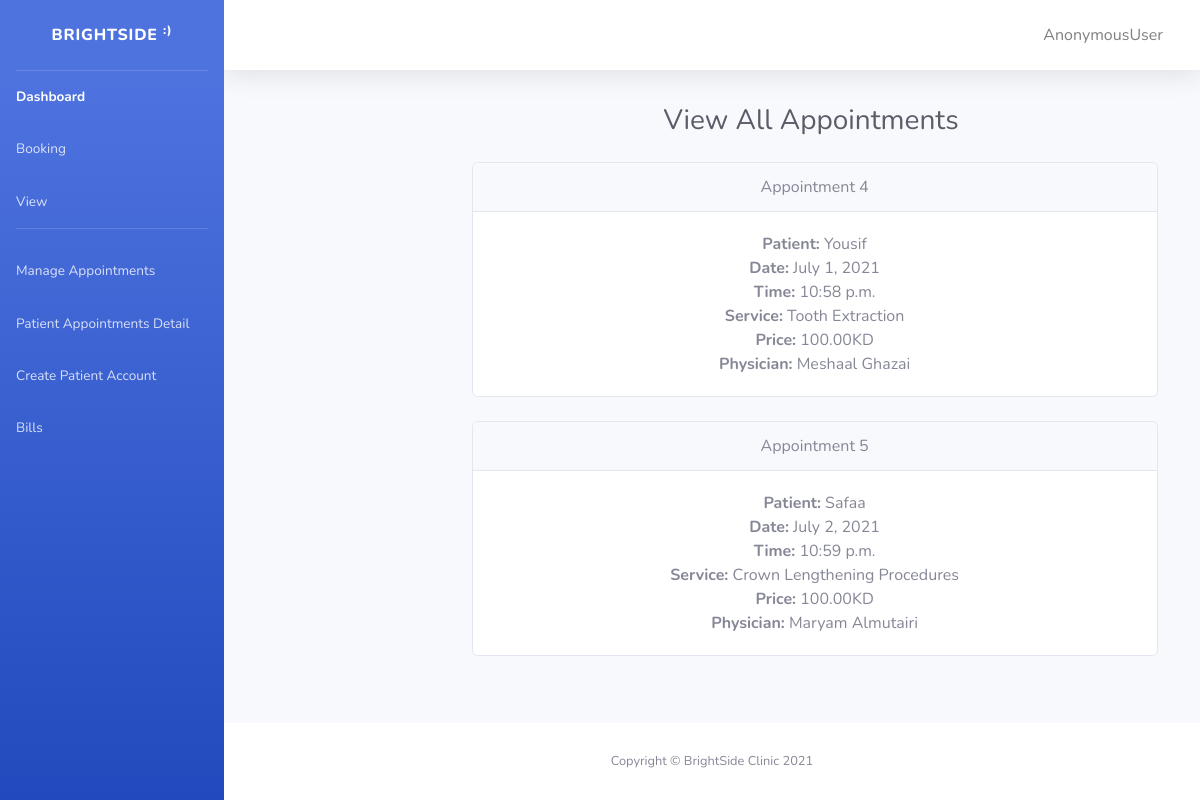
Page /brightside/all_appointments/ on the committed database.
### brightside/models.py (models this page shows)
class Appointment(models.Model):
  appointment_date = models.DateField(null=True)
  appointment_time = models.TimeField(null=True)
  patient = models.ForeignKey('Patient', on_delete=models.CASCADE)
  reseptionist = models.ForeignKey('Reseptionist', on_delete=models.SET_NULL, blank=True, null=True)
  service = models.ForeignKey('Service', on_delete=models.CASCADE)
  physician = models.ForeignKey('Physician', on_delete=models.CASCADE)

class Patient(models.Model):
    profile = models.OneToOneField(User, on_delete=models.CASCADE)
    p_first_name = models.CharField(max_length=50, verbose_name='First name')
    p_last_name =  models.CharField(max_length=50, verbose_name='Last name')
    def __str__(self):
        return self.p_first_name

class Service(models.Model):
  service_name = models.CharField(max_length=50)
  service_price = models.DecimalField(max_digits=8, decimal_places=2)
  physician = models.ForeignKey('Physician', on_delete=models.CASCADE)
  def __str__(self):
        return self.service_name

class Physician(models.Model):
  Speciality = (
        (0, 'General Dentist'),
        (1, 'Periodontist'),
        (2, 'Oral and Maxillofacial Surgeon'),
        (3, 'Nurse'),
    )
  ph_id = models.CharField(max_length=15, unique=True, verbose_name='ID')
  ph_first_name = models.CharField(max_length=50, verbose_name='First name')
  ph_last_name =  models.CharField(max_length=50, verbose_name='Last name')
  ph_speciality =  models.IntegerField(choices=Speciality, default=0, verbose_name='Speciality')
  def __str__(self):
    return f'{self.ph_first_name}  {self.ph_last_name} '

### brightside/views.py (the view)
# urls.py: path('all_appointments/', views.view_all_apt, name='all_appointments'),
def view_all_apt(request):
  data = {}
  data['all_appointments'] = Appointment.objects.filter(appointment_date__gt=datetime.now()).order_by('appointment_date')
  return render(request, 'all_appointments.html', context = data)

### brightside/templates/all_appointments.html (shortened to what this page needs)
{% load static %}
<!DOCTYPE html>
<html lang="en">
<head>
    <link rel="stylesheet" type="text/css" href="{% static '/css/all.min.css' %}">
    <link rel="stylesheet" type="text/css" href="{% static '/css/index.css' %}">
    </head>
    <body id="page-top">
    <div id="wrapper">
        <ul class="navbar-nav bg-gradient-primary sidebar sidebar-dark accordion" id="accordionSidebar">
            <a class="sidebar-brand d-flex align-items-center justify-content-center" href="{% url 'index' %}">
                <div class="sidebar-brand-text mx-3">BrightSide <sup>:)</sup></div>
            </a>
            <hr class="sidebar-divider my-0">
            <li class="nav-item active">
                <a class="nav-link" href="{% url 'index' %}">
                    <span>Dashboard</span></a>
            <li class="nav-item">
                <a class="nav-link" href="{% url 'admin-booking' %}">
                    <span>Booking</span></a>
<a class="nav-link" href="{% url 'all_appointments' %}">
                    <span>View</span></a>
            <hr class="sidebar-divider d-none d-md-block">
            <a class="nav-link" href="{% url 'manage' %}">
                    <span>Manage Appointments</span></a>
                    <a class="nav-link" href="{% url 'patient-detail' %}">
                    <span>Patient Appointments Detail</span></a>
                    <a class="nav-link" href="{% url 'create-patient' %}">
                    <span>Create Patient Account</span></a>
                    <a class="nav-link" href="{% url 'bill-detail' %}">
                    <span>Bills</span></a>
        </ul>
            <div id="content-wrapper" class="d-flex flex-column">
                <div id="content">
                                  <nav class="navbar navbar-expand navbar-light bg-white topbar mb-4 static-top shadow">
                        <ul class="navbar-nav ml-auto">
                        <li class="btn">
                <a class="nav-link" href="{% url 'account_logout' %}">
                    <span>{{ user }}</span></a>
            </li>
                        </ul>
                    </nav>
                <div class="container-fluid">
                    <div class="mymargin" >
                    <div class="d-sm-flex align-items-center justify-content-between mb-4">
                       <div class="myh1"> <h1 class="h3 mb-0 text-gray-800">View All Appointments</h1></div>
                    </div>
                    <div class="row">
                    <div class="row">
<div class="mysize" >
                        <div class="col-lg-6">
                         <ul>
{% for x in all_appointments %}
                            <div class="card mb-4">
                                <div class="card-header">
                                    Appointment {{x.id}}
                                </div>
                                <div class="card-body">
                                <li> <strong>Patient:</strong> {{x.patient}}</li>
                                  <li><strong>Date:</strong> {{x.appointment_date}}</li>
                                  <li><strong>Time:</strong> {{x.appointment_time}}</li>
                                   <li><strong>Service:</strong> {{x.service}}</li>
                                  <li><strong>Price:</strong>  {{x.service.service_price}}KD</li>
                                   <li><strong>Physician:</strong> {{x.physician}}</li>
                                </div>
                            </div>
{% endfor %}
</ul>
</div>
</div>
                            </div>
                        </div>
                    </div>
                </div>
            </div>
            <footer class="sticky-footer bg-white">
                <div class="container my-auto">
                    <div class="copyright text-center my-auto">
                        <span>Copyright &copy; BrightSide Clinic 2021</span>
                    </div>
                </div>
            </footer>
        </div>
    </div>
</body>
</html>

### brightside/templates/all_appointments.html (style rules this page uses)
ul { list-style-type: none; }
.mymargin { margin: auto; width: 60%; padding: 10px; text-align: center; }
.myh1 { margin-left: 220px }
.mysize { width: 1500px; }

### rows in the picture
Appointment: id "4", patient "Yousif", appointment_date "July 1, 2021", appointment_time "10:58 p.m.", service "Tooth Extraction", service.service_price "100.00", physician "Meshaal Ghazai"
Appointment: id "5", patient "Safaa", appointment_date "July 2, 2021", appointment_time "10:59 p.m.", service "Crown Lengthening Procedures", service.service_price "100.00", physician "Maryam Almutairi"

### other values in the picture
{{ user }} "AnonymousUser"
